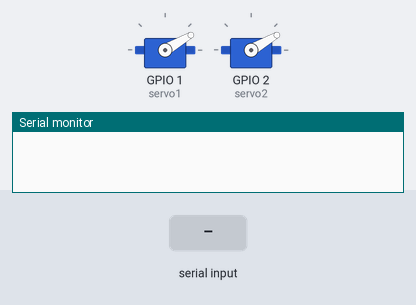
Recording of a sketch running on a simulated ESP32. On the bench: 2 × servo, the last lines printed to the serial monitor. The test bench sets the inputs (shaded band).

Above: at 1.2 s.
1.3 s: "90,45\n" received over Serial
At 2.5 s:
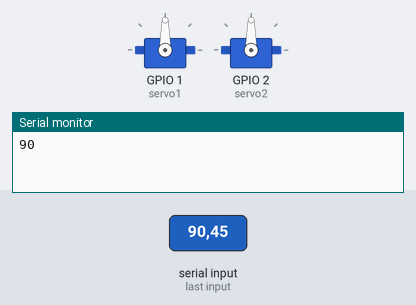
2.8 s: "5\n" received over Serial
At 3.7 s:
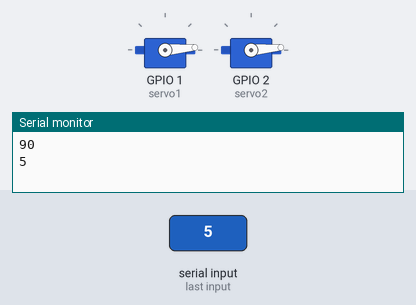
4.3 s: "200\n" received over Serial
At 4.8 s:
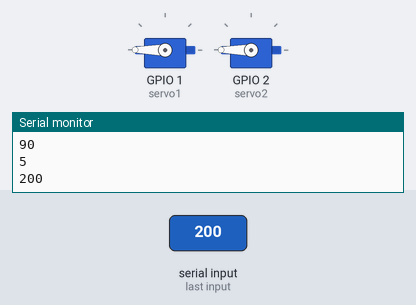
5.8 s: "30,150\n" received over Serial
At 7.0 s:
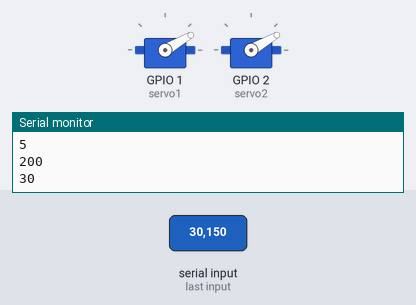
7.3 s: "90\n" received over Serial
At 8.3 s:
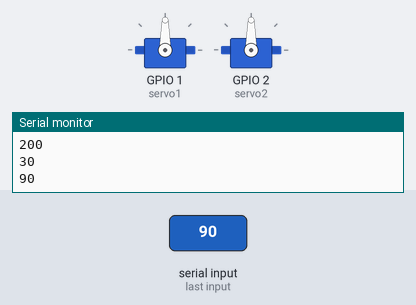
Timing chart, 0 to 9.8 s (numbered marks = the images above; inputs shaded):
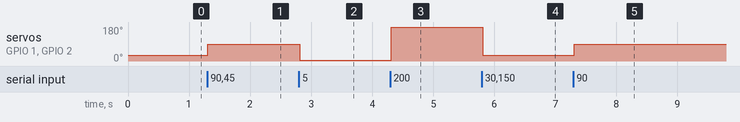

Measured:
- after the input at 1.3 s, servo on GPIO 1 (servo1), servo on GPIO 2 (servo2): 30° → 90° at once
- after the input at 2.8 s, servo on GPIO 1 (servo1), servo on GPIO 2 (servo2): 90° → 5° at once
- after the input at 4.3 s, servo on GPIO 1 (servo1), servo on GPIO 2 (servo2): 5° → 180° at once
- after the input at 5.8 s, servo on GPIO 1 (servo1), servo on GPIO 2 (servo2): 180° → 30° at once
- after the input at 7.3 s, servo on GPIO 1 (servo1), servo on GPIO 2 (servo2): 30° → 90° at once

The sketch:

Device_Control.ino
```cpp
#include <ESP32Servo.h>

Servo servo1, servo2;

void setup() {
  // put your setup code here, to run once:
  servo1.attach(1);
  servo2.attach(2);

  servo1.write(30);
  servo2.write(30);

  Serial.begin(9600);
  Serial.setTimeout(10);
}

void loop() {
  // put your main code here, to run repeatedly:
  // Serial.println("10.1");
  // if (Serial.available()>0){
    // int angle = Serial.parseInt();
    String value = Serial.readString();
    if (value.length()>0){
      int angle = value.toInt();
      servo1.write(angle);
      servo2.write(angle);
      // delay(100);
      Serial.println(angle);
    }
    // else Serial.println("No value was tetected");
    // Serial.println(value+" " + String(Serial.available()));
  // }


// }
}
```
